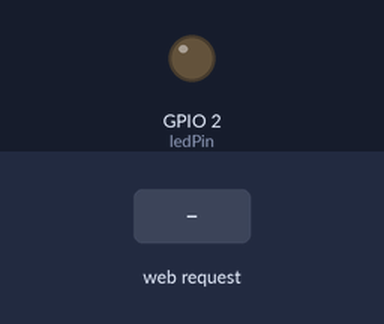
Recording of a sketch running on a simulated ESP8266 (Wemos D1 mini). On the bench: output pins drawn as LEDs (lit = HIGH). Inputs (shaded band) come from the test bench. What the sketch prints to the serial monitor is not drawn.

Above: at 1.2 s.
1.3 s: HTTP request GET /led/on received
At 2.5 s:
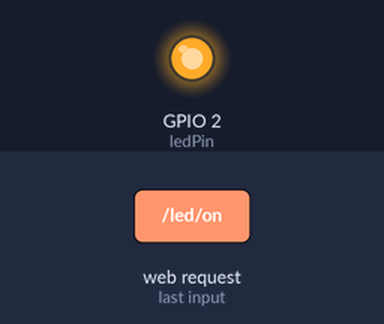
2.8 s: HTTP request GET /led/off received
At 3.8 s:
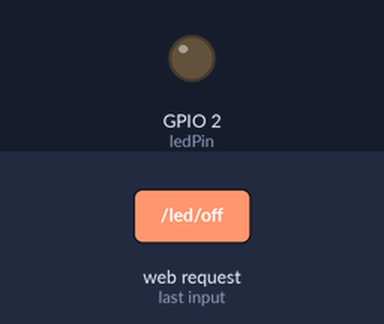
Timing chart, 0 to 5.8 s (numbered marks = the images above; inputs shaded):
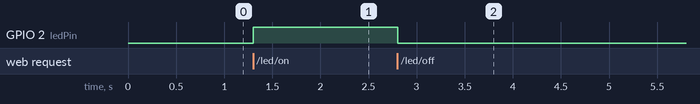

The sketch:

ledControl.ino
```cpp
#include <ESP8266WiFi.h>
#include <pgmspace.h>

// Replace with your network credentials
const char* ssid = "ESP8266-AP";
const char* password = "12345678";

// Set web server port number to 80
WiFiServer server(80);

const int ledPin = 2; // D4 on Wemos D1 Mini
bool ledState = LOW; // Initial state of the LED

// HTML content stored in flash memory
const char htmlPage[] PROGMEM = R"rawliteral(
<!DOCTYPE html><html>
<head>
  <meta name="viewport" content="width=device-width, initial-scale=1">
  <link rel="icon" href="data:,">
  <style>
    html { font-family: Helvetica; display: inline-block; margin: 0 auto; text-align: center; }
    .button { background-color: #0275d8; border: none; border-radius: 30px; color: white; padding: 16px 40px; text-decoration: none; font-size: 30px; margin: 2px; cursor: pointer; }
    .button2 { background-color: #d9534f; }
  </style>
</head>
<body>
  <h1>LED CONTROL</h1>
  <p>ESP8266</p>
  <p>LED - State %s</p>
  <p><a href="/led/%s"><button class="button %s">%s</button></a></p>
</body>
</html>
)rawliteral";

void setup() {
  Serial.begin(115200);
  pinMode(ledPin, OUTPUT);
  digitalWrite(ledPin, ledState);

  Serial.print("Setting AP (Access Point)…");
  WiFi.softAP(ssid, password);

  IPAddress IP = WiFi.softAPIP();
  Serial.print("AP IP address: ");
  Serial.println(IP);

  server.begin();
}

void loop() {
  WiFiClient client = server.available(); // Listen for incoming clients

  if (client) {
    Serial.println("New Client.");
    String request = "";

    while (client.connected() && !client.available()) { delay(1); }

    while (client.available()) {
      char c = client.read();
      request += c;
      Serial.write(c);
    }

    if (request.indexOf("GET /led/on") != -1) {
      Serial.println("LED ON");
      ledState = HIGH;
    } else if (request.indexOf("GET /led/off") != -1) {
      Serial.println("LED OFF");
      ledState = LOW;
    }

    digitalWrite(ledPin, ledState);
    sendResponse(client);
    client.stop();
    Serial.println("Client disconnected.");
  }
}

void sendResponse(WiFiClient &client) {
  char buffer[1024];
  const char* stateText = (ledState == HIGH) ? "ON" : "OFF";
  const char* toggleText = (ledState == HIGH) ? "off" : "on";
  const char* buttonClass = (ledState == HIGH) ? "button2" : "button";
  const char* buttonText = (ledState == HIGH) ? "OFF" : "ON";

  snprintf_P(buffer, sizeof(buffer), htmlPage, stateText, toggleText, buttonClass, buttonText);

  client.println("HTTP/1.1 200 OK");
  client.println("Content-Type: text/html");
  client.println("Connection: close");
  client.println();
  client.println(buffer);
}
```

Measured:
- after the input at 1.3 s, GPIO 2 (ledPin): LOW → HIGH at once
- after the input at 2.8 s, GPIO 2 (ledPin): HIGH → LOW at once
